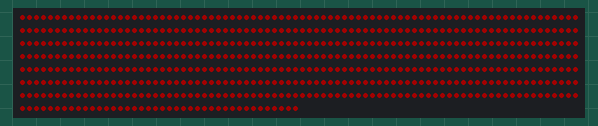
Simulated run of this sketch. Board: Arduino Uno, built with avr-gcc and run on an emulated ATmega328P. On the bench: 600 RGB LEDs in strip order, left to right, continuing on the next row. Dim RGB values are drawn brighter than linear.

Above: at 1.1 s.

The sketch:

All_LED.ino
```cpp
#include <FastLED.h>
#include <Wire.h>

#define NUM_LEDS 600
#define LED_PIN  4
#define LED_TYPE WS2812
#define COLOR_ORDER GRB
#define FRAMES_PER_SECOND 50
#define MAX_HUE_OFFSET 25

CRGB leds[NUM_LEDS];

void setup() {
  delay( 1000 ); // power-up safety delay
  FastLED.addLeds<LED_TYPE, LED_PIN, COLOR_ORDER>(leds, NUM_LEDS);
  FastLED.setMaxPowerInVoltsAndMilliamps( 5, 1500);
  Serial.begin(9600);
}

void loop() {
  for(int i = 0;i < 600;i++){
    leds[i]=CHSV(0,250,255);
  }

  FastLED.show();
  FastLED.delay(1000/FRAMES_PER_SECOND);
}
```
